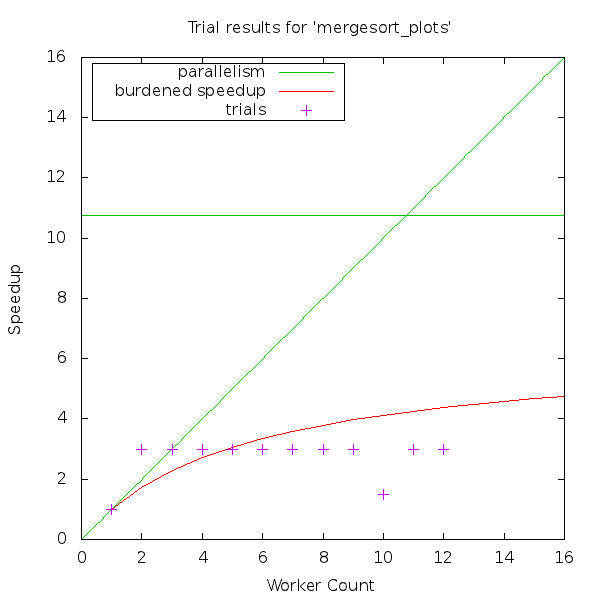

Write the gnuplot code that produced this figure.
set terminal png size 600, 600
set output "mergesort_plots.png"
set datafile separator ","
set size square 1.0, 1.0
set title "Trial results for 'mergesort_plots'"
set xlabel "Worker Count" 
set ylabel "Speedup" 
set key left top box
set pointsize 1.8
plot [0:16] [0:16] x title "parallelism" lt 2, 10.747065 notitle lt 2, "mergesort_plots.csv" using 1:2 title "burdened speedup" with lines lt 1, "mergesort_plots.csv" using 1:4 with points pt 1 title "trials"
